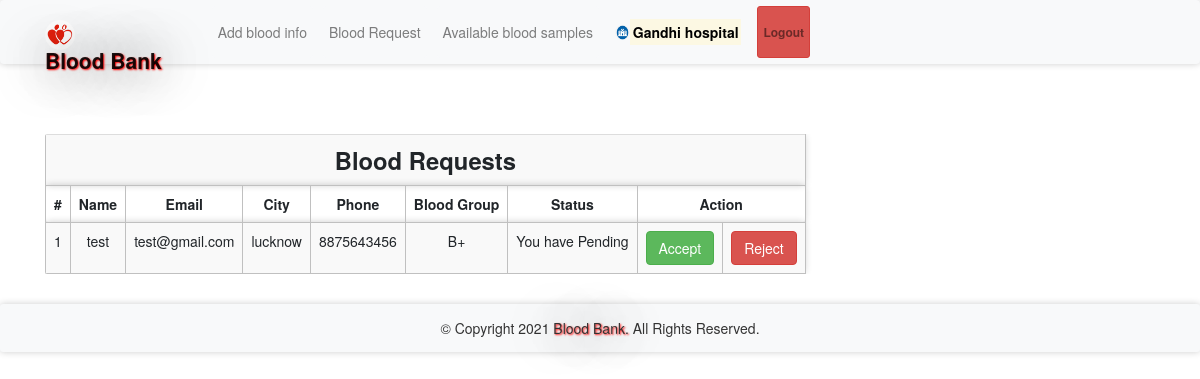
The app's page /bloodrequest.php (signed in) with its own data.
### tables this page shows
CREATE TABLE `bloodrequest` (
  `reqid` int(11) NOT NULL,
  `hid` int(11) NOT NULL,
  `rid` int(11) NOT NULL,
  `bg` varchar(11) NOT NULL,
  `status` varchar(100) NOT NULL DEFAULT 'Pending'
);

CREATE TABLE `receivers` (
  `id` int(11) NOT NULL,
  `rname` varchar(100) NOT NULL,
  `remail` varchar(100) NOT NULL,
  `rpassword` varchar(100) NOT NULL,
  `rphone` varchar(100) NOT NULL,
  `rbg` varchar(10) NOT NULL,
  `rcity` varchar(100) NOT NULL
);

### message.php (called while the page is built, shortened)
<?php $counter=0; if(isset($_GET['msg'])) { ?>
	<div class="col-5 alert alert alert-success alert-dismissible fade show card" id="message">
		<button type="button" class="close" data-dismiss="alert" title="close">&times;</button><?php echo $_GET['msg'];?>
	</div>
<?php }?>

### bloodrequest.php (the view, shortened to what this page needs)
<?php
require 'file/connection.php';
  if(!isset($_SESSION['hid']))
  {
  header('location:login.php');
  }
  else {
    $hid = $_SESSION['hid'];
    $sql = "select bloodrequest.*, receivers.* from bloodrequest, receivers where hid='$hid' && bloodrequest.rid=receivers.id";
    $result = mysqli_query($conn, $sql);
?>
<!DOCTYPE html>
<html>
<?php require 'head.php'; ?>
<body>
	<?php require 'header.php'; ?>
	<div class="container cont">
		<?php require 'message.php'; ?>
	<table class="table table-responsive table-striped rounded mb-5">
		<tr><th colspan="9" class="title">Blood requests</th></tr>
		<tr>
			<th>#</th>
			<th>Name</th>
			<th>Email</th>
			<th>City</th>
			<th>Phone</th>
			<th>Blood Group</th>
			<th>Status</th>
			<th colspan="2">Action</th>
		</tr>
		<?php while($row = mysqli_fetch_array($result)) { ?>
		<tr>
			<td><?php echo ++$counter;?></td>
			<td><?php echo $row['rname'];?></td>
			<td><?php echo $row['remail'];?></td>
			<td><?php echo $row['rcity'];?></td>
			<td><?php echo $row['rphone'];?></td>
			<td><?php echo $row['bg'];?></td>
			<td><?php echo 'You have '.$row['status'];?></td>
			<td><?php if($row['status'] == 'Accepted'){ ?> <a href="" class="btn btn-success disabled">Accepted</a> <?php }
			else{ ?>
				<a href="file/accept.php?reqid=<?php echo $row['reqid'];?>" class="btn btn-success">Accept</a>
			<?php } ?>
			</td>
			<td><?php if($row['status'] == 'Rejected'){ ?> <a href="" class="btn btn-danger disabled">Rejected</a> <?php }
			else{ ?>
				<a href="file/reject.php?reqid=<?php echo $row['reqid'];?>" class="btn btn-danger">Reject</a>
			<?php } ?>
			</td>
		</tr>
		<?php } ?>
	</table>
</div>
    <?php require 'footer.php'; ?>
</body>
</html>
<?php } ?>

### css/style.css (style rules this page uses)
.cont { padding-top: 40px; text-align: justify; font-size: 1em; }
.card ,nav, .footer,tr,video { border-radius: 3px; transition: all 200ms ease-out; box-shadow: 0px 0px 7px rgba(0, 0, 0, 0.2); }
tr,th,td { border:0.1px solid silver; text-align: center; }
.title { font-weight: bold; font-size: 1.7em; text-transform: capitalize; text-align: center; }
a:link { text-decoration: none; }

### records on screen
bloodrequest: receivers.rname "test", receivers.remail "test@gmail.com", receivers.rcity "lucknow", receivers.rphone "8875643456", bg "B+", status "Pending"

### other values on screen
$_SESSION['hname'] "Gandhi hospital"
